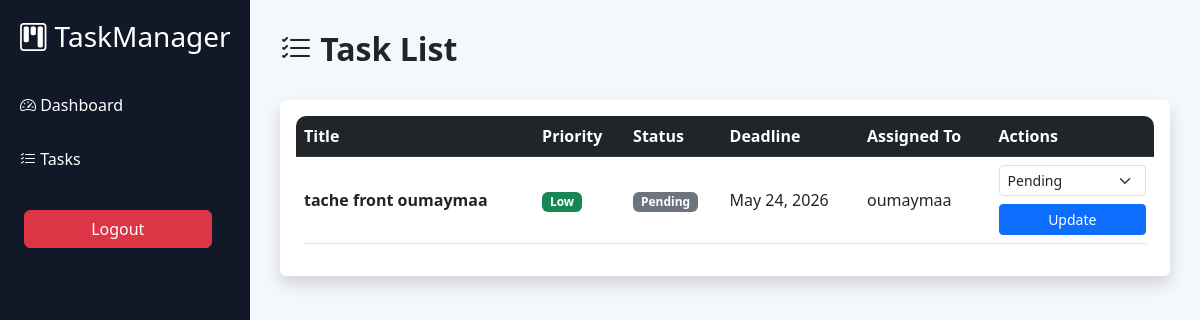
The page /tasks/ (signed in) on the database as committed earlier.
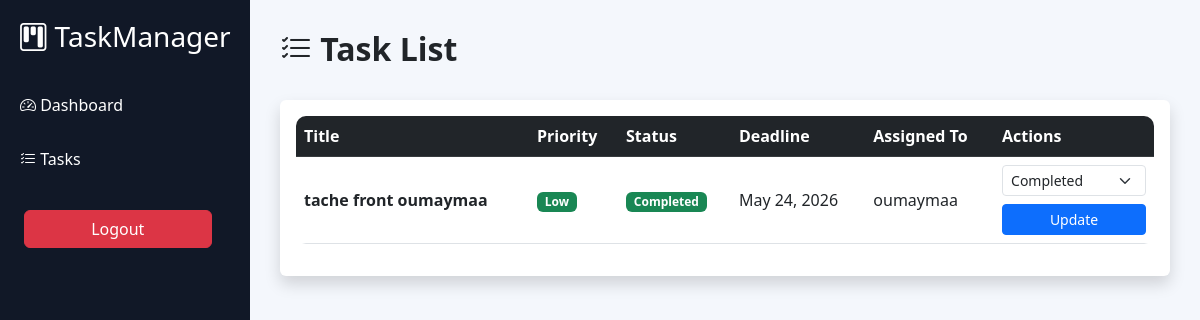
The same page on the database as committed later.
### tasks/models.py (models this page shows, shortened)
class Task(models.Model):
    PRIORITY_CHOICES = [
        ('Low', 'Low'),
        ('Medium', 'Medium'),
        ('High', 'High'),
    ]
    STATUS_CHOICES = [
        ('Pending', 'Pending'),
        ('In Progress', 'In Progress'),
        ('Completed', 'Completed'),
    ]
    title = models.CharField(max_length=200)
    description = models.TextField()
    priority = models.CharField(
        max_length=20,
        choices=PRIORITY_CHOICES,
        default='Medium'
    )
    status = models.CharField(
        max_length=20,
        choices=STATUS_CHOICES,
        default='Pending'
    )
    due_date = models.DateField()
    created_at = models.DateTimeField(auto_now_add=True)
    assigned_to = models.ForeignKey(
        User,
        on_delete=models.CASCADE
    )

### tasks/views.py (the view)
# urls.py: path('tasks/', views.task_list, name='task_list'),
@login_required
def task_list(request):
    if request.user.is_staff:
        tasks = Task.objects.all().order_by('-created_at')
    else:
        tasks = Task.objects.filter(assigned_to=request.user).order_by('-created_at')
    return render(request, 'tasks/task_list.html', {'tasks': tasks})

### templates/tasks/task_list.html (shortened to what this page needs)
{% extends 'tasks/base.html' %}
{% block content %}
<div class="d-flex justify-content-between align-items-center mb-4">
    <h2 class="fw-bold">
        <i class="bi bi-list-check"></i>
        Task List
    </h2>
</div>
<div class="card shadow border-0">
    <div class="card-body">
        <table class="table table-hover align-middle">
            <thead class="table-dark">
                <tr>
                    <th>Title</th>
                    <th>Priority</th>
                    <th>Status</th>
                    <th>Deadline</th>
                    <th>Assigned To</th>
                    <th>Actions</th>
                </tr>
            </thead>
            <tbody>
                {% for task in tasks %}
                <tr>
                    <td>
                        <strong>{{ task.title }}</strong>
                    </td>
                    <td>
                        {% if task.priority == 'High' %}
                        <span class="badge bg-danger">
                            High
                        </span>
                        {% elif task.priority == 'Medium' %}
                        <span class="badge bg-warning text-dark">
                            Medium
                        </span>
                        {% else %}
                        <span class="badge bg-success">
                            Low
                        </span>
                        {% endif %}
                    </td>
                    <td>
                        {% if task.status == 'Completed' %}
                        <span class="badge bg-success">
                            Completed
                        </span>
                        {% elif task.status == 'In Progress' %}
                        <span class="badge bg-primary">
                            In Progress
                        </span>
                        {% else %}
                        <span class="badge bg-secondary">
                            Pending
                        </span>
                        {% endif %}
                    </td>
                    <td>
                        {{ task.due_date }}
                    </td>
                    <td>
                        {{ task.assigned_to.username }}
                    </td>
                    <td>
                        {% if user.is_staff %}
                        <a href="{% url 'task_update' task.id %}"
                        class="btn btn-warning btn-sm">
                            <i class="bi bi-pencil-square"></i>
                        </a>
                        <a href="{% url 'task_delete' task.id %}"
                        class="btn btn-danger btn-sm">
                            <i class="bi bi-trash"></i>
                        </a>
                        {% else %}
                        <form method="post"
                        action="{% url 'update_status' task.id %}">
                            <select name="status"
                            class="form-select form-select-sm mb-2">
                                <option value="Pending"
                                {% if task.status == 'Pending' %}selected{% endif %}>
                                Pending
                                </option>
                                <option value="Completed"
                                {% if task.status == 'Completed' %}selected{% endif %}>
                                Completed
                                </option>
                            </select>
                            <button type="submit"
                            class="btn btn-primary btn-sm w-100">
                                Update
                            </button>
                        </form>
                        {% endif %}
                    </td>
                </tr>
                {% empty %}
                <tr>
                    <td colspan="6" class="text-center">
                        No tasks found.
                    </td>
                </tr>
                {% endfor %}
            </tbody>
        </table>
    </div>
</div>
{% endblock %}

Rows that differ between the two databases and show on the page:
changed Task "tache front oumaymaa": status "Pending" → "Completed"
